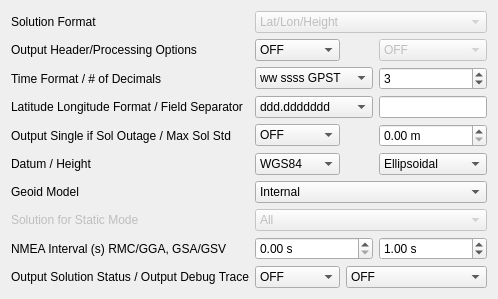
     <widget class="QWidget" name="TabSheet3">
      <property name="toolTip">
       <string/>
      </property>
      <attribute name="title">
       <string>O&amp;utput</string>
      </attribute>
      <layout class="QGridLayout" name="gridLayout_3">
       <item row="4" column="3">
        <widget class="QSpinBox" name="TimeDecimal">
         <property name="value">
          <number>3</number>
         </property>
        </widget>
       </item>
       <item row="12" column="3">
        <widget class="QDoubleSpinBox" name="NmeaIntv2">
         <property name="suffix">
          <string> s</string>
         </property>
         <property name="value">
          <double>1.000000000000000</double>
         </property>
        </widget>
       </item>
       <item row="12" column="1" colspan="2">
        <widget class="QDoubleSpinBox" name="NmeaIntv1">
         <property name="suffix">
          <string> s</string>
         </property>
        </widget>
       </item>
       <item row="13" column="2" colspan="2">
        <widget class="QComboBox" name="DebugTrace">
         <property name="enabled">
          <bool>true</bool>
         </property>
         <property name="toolTip">
          <string/>
         </property>
         <item>
          <property name="text">
           <string>OFF</string>
          </property>
         </item>
         <item>
          <property name="text">
           <string>Level 1</string>
          </property>
         </item>
         <item>
          <property name="text">
           <string>Level 2</string>
          </property>
         </item>
         <item>
          <property name="text">
           <string>Level 3</string>
          </property>
         </item>
         <item>
          <property name="text">
           <string>Level 4</string>
          </property>
         </item>
         <item>
          <property name="text">
           <string>Level 5</string>
          </property>
         </item>
        </widget>
       </item>
       <item row="8" column="0">
        <widget class="QLabel" name="Label2">
         <property name="enabled">
          <bool>true</bool>
         </property>
         <property name="toolTip">
          <string/>
         </property>
         <property name="text">
          <string>Datum / Height</string>
         </property>
        </widget>
       </item>
       <item row="10" column="0">
        <widget class="QLabel" name="Label21">
         <property name="enabled">
          <bool>false</bool>
         </property>
         <property name="toolTip">
          <string/>
         </property>
         <property name="text">
          <string>Solution for Static Mode</string>
         </property>
        </widget>
       </item>
       <item row="4" column="1" colspan="2">
        <widget class="QComboBox" name="TimeFormat">
         <property name="enabled">
          <bool>true</bool>
         </property>
         <property name="toolTip">
          <string/>
         </property>
         <item>
          <property name="text">
           <string>ww ssss GPST</string>
          </property>
         </item>
         <item>
          <property name="text">
           <string>hh:mm:ss GPST</string>
          </property>
         </item>
         <item>
          <property name="text">
           <string>hh:mm:ss UTC</string>
          </property>
         </item>
         <item>
          <property name="text">
           <string>hh:mm:ss JST</string>
          </property>
         </item>
        </widget>
       </item>
       <item row="13" column="0">
        <widget class="QLabel" name="Label36">
         <property name="enabled">
          <bool>true</bool>
         </property>
         <property name="toolTip">
          <string/>
         </property>
         <property name="text">
          <string>Output Solution Status / Output Debug Trace</string>
         </property>
        </widget>
       </item>
       <item row="2" column="0">
        <widget class="QLabel" name="Label20">
         <property name="enabled">
          <bool>true</bool>
         </property>
         <property name="toolTip">
          <string/>
         </property>
         <property name="text">
          <string>Output Header/Processing Options</string>
         </property>
        </widget>
       </item>
       <item row="9" column="1" colspan="3">
        <widget class="QComboBox" name="OutputGeoid">
         <property name="enabled">
          <bool>true</bool>
         </property>
         <property name="toolTip">
          <string/>
         </property>
         <item>
          <property name="text">
           <string>Internal</string>
          </property>
         </item>
         <item>
          <property name="text">
           <string>EGM96-BE 15&quot;</string>
          </property>
         </item>
         <item>
          <property name="text">
           <string>EGM2008-SE 2.5&quot;</string>
          </property>
         </item>
         <item>
          <property name="text">
           <string>EGM2008-SE 1&quot;</string>
          </property>
         </item>
         <item>
          <property name="text">
           <string>GSI2000 1x1.5&quot;</string>
          </property>
         </item>
        </widget>
       </item>
       <item row="7" column="0">
        <widget class="QLabel" name="LabelFieldSep">
         <property name="enabled">
          <bool>true</bool>
         </property>
         <property name="toolTip">
          <string/>
         </property>
         <property name="text">
          <string>Output Single if Sol Outage / Max Sol Std</string>
         </property>
        </widget>
       </item>
       <item row="0" column="1" colspan="3">
        <widget class="QComboBox" name="SolFormat">
         <property name="enabled">
          <bool>false</bool>
         </property>
         <property name="toolTip">
          <string/>
         </property>
         <item>
          <property name="text">
           <string>Lat/Lon/Height</string>
          </property>
         </item>
         <item>
          <property name="text">
           <string>X/Y/Z-ECEF</string>
          </property>
         </item>
         <item>
          <property name="text">
           <string>E/N/U-Baseline</string>
          </property>
         </item>
         <item>
          <property name="text">
           <string>NMEA0183</string>
          </property>
         </item>
        </widget>
       </item>
       <item row="9" column="0">
        <widget class="QLabel" name="Label18">
         <property name="enabled">
          <bool>true</bool>
         </property>
         <property name="toolTip">
          <string/>
         </property>
         <property name="text">
          <string>Geoid Model</string>
         </property>
        </widget>
       </item>
       <item row="10" column="1" colspan="3">
        <widget class="QComboBox" name="SolStatic">
         <property name="enabled">
          <bool>false</bool>
         </property>
         <property name="toolTip">
          <string/>
         </property>
         <item>
          <property name="text">
           <string>All</string>
          </property>
         </item>
         <item>
          <property name="text">
           <string>Single</string>
          </property>
         </item>
        </widget>
       </item>
       <item row="5" column="1" colspan="2">
        <widget class="QComboBox" name="LatLonFormat">
         <property name="enabled">
          <bool>true</bool>
         </property>
         <property name="toolTip">
          <string/>
         </property>
         <item>
          <property name="text">
           <string>ddd.ddddddd</string>
          </property>
         </item>
         <item>
          <property name="text">
           <string>ddd mm ss.sss</string>
          </property>
         </item>
        </widget>
       </item>
       <item row="5" column="0">
        <widget class="QLabel" name="LabelLatLonFormat">
         <property name="enabled">
          <bool>true</bool>
         </property>
         <property name="toolTip">
          <string/>
         </property>
         <property name="text">
          <string>Latitude Longitude Format / Field Separator</string>
         </property>
        </widget>
       </item>
       <item row="8" column="1">
        <widget class="QComboBox" name="OutputDatum">
         <property name="enabled">
          <bool>true</bool>
         </property>
         <property name="toolTip">
          <string/>
         </property>
         <item>
          <property name="text">
           <string>WGS84</string>
          </property>
         </item>
        </widget>
       </item>
       <item row="4" column="0">
        <widget class="QLabel" name="LabelTimeFormat">
         <property name="enabled">
          <bool>true</bool>
         </property>
         <property name="toolTip">
          <string/>
         </property>
         <property name="text">
          <string>Time Format / # of Decimals</string>
         </property>
        </widget>
       </item>
       <item row="12" column="0">
        <widget class="QLabel" name="Label17">
         <property name="enabled">
          <bool>true</bool>
         </property>
         <property name="toolTip">
          <string/>
         </property>
         <property name="text">
          <string>NMEA Interval (s) RMC/GGA, GSA/GSV</string>
         </property>
        </widget>
       </item>
       <item row="2" column="1">
        <widget class="QComboBox" name="OutputHead">
         <property name="enabled">
          <bool>true</bool>
         </property>
         <property name="toolTip">
          <string/>
         </property>
         <item>
          <property name="text">
           <string>OFF</string>
          </property>
         </item>
         <item>
          <property name="text">
           <string>ON</string>
          </property>
         </item>
        </widget>
       </item>
       <item row="0" column="0">
        <widget class="QLabel" name="LabelSolFormat">
         <property name="enabled">
          <bool>true</bool>
         </property>
         <property name="toolTip">
          <string/>
         </property>
         <property name="text">
          <string>Solution Format</string>
         </property>
        </widget>
       </item>
       <item row="13" column="1">
        <widget class="QComboBox" name="DebugStatus">
         <property name="enabled">
          <bool>true</bool>
         </property>
         <property name="toolTip">
          <string/>
         </property>
         <item>
          <property name="text">
           <string>OFF</string>
          </property>
         </item>
         <item>
          <property name="text">
           <string>States</string>
          </property>
         </item>
         <item>
          <property name="text">
           <string>Residuals</string>
          </property>
         </item>
        </widget>
       </item>
       <item row="5" column="3">
        <widget class="QLineEdit" name="FieldSep">
         <property name="enabled">
          <bool>true</bool>
         </property>
         <property name="toolTip">
          <string/>
         </property>
         <property name="text">
          <string/>
         </property>
        </widget>
       </item>
       <item row="7" column="1">
        <widget class="QComboBox" name="OutputSingle">
         <item>
          <property name="text">
           <string>OFF</string>
          </property>
         </item>
         <item>
          <property name="text">
           <string>ON</string>
          </property>
         </item>
        </widget>
       </item>
       <item row="7" column="3">
        <widget class="QDoubleSpinBox" name="MaxSolStd">
         <property name="suffix">
          <string> m</string>
         </property>
        </widget>
       </item>
       <item row="2" column="3">
        <widget class="QComboBox" name="OutputOpt">
         <property name="enabled">
          <bool>false</bool>
         </property>
         <property name="toolTip">
          <string/>
         </property>
         <item>
          <property name="text">
           <string>OFF</string>
          </property>
         </item>
         <item>
          <property name="text">
           <string>ON</string>
          </property>
         </item>
        </widget>
       </item>
       <item row="8" column="3">
        <widget class="QComboBox" name="OutputHeight">
         <property name="enabled">
          <bool>true</bool>
         </property>
         <property name="toolTip">
          <string/>
         </property>
         <item>
          <property name="text">
           <string>Ellipsoidal</string>
          </property>
         </item>
         <item>
          <property name="text">
           <string>Geodetic</string>
          </property>
         </item>
        </widget>
       </item>
      </layout>
     </widget>
